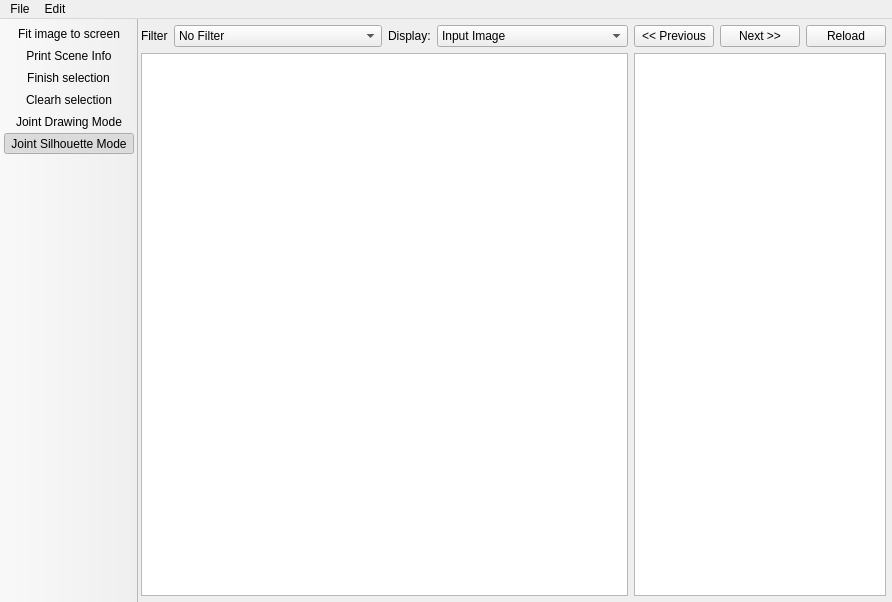
<?xml version="1.0" encoding="UTF-8"?>
<ui version="4.0">
 <class>MainWindow</class>
 <widget class="QMainWindow" name="MainWindow">
  <property name="geometry">
   <rect>
    <x>0</x>
    <y>0</y>
    <width>892</width>
    <height>602</height>
   </rect>
  </property>
  <property name="windowTitle">
   <string>Privacy Editor</string>
  </property>
  <property name="animated">
   <bool>false</bool>
  </property>
  <property name="unifiedTitleAndToolBarOnMac">
   <bool>false</bool>
  </property>
  <widget class="QWidget" name="centralWidget">
   <layout class="QHBoxLayout" name="horizontalLayout_5" stretch="4,1">
    <property name="spacing">
     <number>6</number>
    </property>
    <property name="leftMargin">
     <number>3</number>
    </property>
    <property name="topMargin">
     <number>6</number>
    </property>
    <property name="rightMargin">
     <number>6</number>
    </property>
    <property name="bottomMargin">
     <number>6</number>
    </property>
    <item>
     <layout class="QVBoxLayout" name="verticalLayout_2">
      <item>
       <layout class="QHBoxLayout" name="horizontalLayout_4">
        <item>
         <layout class="QHBoxLayout" name="horizontalLayout_3" stretch="0,1">
          <item>
           <widget class="QLabel" name="label_2">
            <property name="text">
             <string>Filter</string>
            </property>
           </widget>
          </item>
          <item>
           <widget class="QComboBox" name="comboFilter">
            <item>
             <property name="text">
              <string>No Filter</string>
             </property>
            </item>
            <item>
             <property name="text">
              <string>Invisibility</string>
             </property>
            </item>
            <item>
             <property name="text">
              <string>Blur</string>
             </property>
            </item>
            <item>
             <property name="text">
              <string>Pixelation</string>
             </property>
            </item>
            <item>
             <property name="text">
              <string>Emboss</string>
             </property>
            </item>
            <item>
             <property name="text">
              <string>Silhouette</string>
             </property>
            </item>
            <item>
             <property name="text">
              <string>Skeleton</string>
             </property>
            </item>
            <item>
             <property name="text">
              <string>Avatar</string>
             </property>
            </item>
           </widget>
          </item>
         </layout>
        </item>
        <item>
         <layout class="QHBoxLayout" name="horizontalLayout_2" stretch="0,1">
          <item>
           <widget class="QLabel" name="label">
            <property name="text">
             <string>Display:</string>
            </property>
           </widget>
          </item>
          <item>
           <widget class="QComboBox" name="comboBox">
            <property name="currentIndex">
             <number>0</number>
            </property>
            <item>
             <property name="text">
              <string>Input Image</string>
             </property>
            </item>
            <item>
             <property name="text">
              <string>Output Image</string>
             </property>
            </item>
           </widget>
          </item>
         </layout>
        </item>
       </layout>
      </item>
      <item>
       <widget class="QGraphicsView" name="graphicsView">
        <property name="mouseTracking">
         <bool>false</bool>
        </property>
        <property name="acceptDrops">
         <bool>false</bool>
        </property>
        <property name="alignment">
         <set>Qt::AlignLeading|Qt::AlignLeft|Qt::AlignTop</set>
        </property>
        <property name="viewportUpdateMode">
         <enum>QGraphicsView::MinimalViewportUpdate</enum>
        </property>
        <property name="rubberBandSelectionMode">
         <enum>Qt::IntersectsItemBoundingRect</enum>
        </property>
       </widget>
      </item>
     </layout>
    </item>
    <item>
     <layout class="QVBoxLayout" name="verticalLayout">
      <item>
       <layout class="QHBoxLayout" name="horizontalLayout">
        <item>
         <widget class="QPushButton" name="btnPrev">
          <property name="text">
           <string>&lt;&lt; Previous</string>
          </property>
          <property name="shortcut">
           <string>Ctrl+Left</string>
          </property>
         </widget>
        </item>
        <item>
         <widget class="QPushButton" name="btnNext">
          <property name="text">
           <string>Next &gt;&gt;</string>
          </property>
          <property name="shortcut">
           <string>Ctrl+Right</string>
          </property>
         </widget>
        </item>
        <item>
         <widget class="QPushButton" name="btnReload">
          <property name="text">
           <string>Reload</string>
          </property>
          <property name="shortcut">
           <string>Ctrl+R</string>
          </property>
         </widget>
        </item>
       </layout>
      </item>
      <item>
       <widget class="QListView" name="listView">
        <property name="viewMode">
         <enum>QListView::ListMode</enum>
        </property>
        <property name="uniformItemSizes">
         <bool>true</bool>
        </property>
        <property name="selectionRectVisible">
         <bool>false</bool>
        </property>
       </widget>
      </item>
     </layout>
    </item>
   </layout>
  </widget>
  <widget class="QMenuBar" name="menuBar">
   <property name="geometry">
    <rect>
     <x>0</x>
     <y>0</y>
     <width>892</width>
     <height>26</height>
    </rect>
   </property>
   <widget class="QMenu" name="menuOpen_image">
    <property name="title">
     <string>File</string>
    </property>
    <addaction name="actionOpen_folder"/>
    <addaction name="separator"/>
    <addaction name="actionQuit"/>
   </widget>
   <widget class="QMenu" name="menuEdit">
    <property name="title">
     <string>Edit</string>
    </property>
    <addaction name="actionFit_image_to_screen"/>
    <addaction name="actionFinish_selection"/>
   </widget>
   <addaction name="menuOpen_image"/>
   <addaction name="menuEdit"/>
  </widget>
  <widget class="QToolBar" name="mainToolBar">
   <property name="movable">
    <bool>false</bool>
   </property>
   <property name="iconSize">
    <size>
     <width>28</width>
     <height>28</height>
    </size>
   </property>
   <property name="floatable">
    <bool>false</bool>
   </property>
   <attribute name="toolBarArea">
    <enum>LeftToolBarArea</enum>
   </attribute>
   <attribute name="toolBarBreak">
    <bool>false</bool>
   </attribute>
   <addaction name="actionFit_image_to_screen"/>
   <addaction name="actionPrint_Scene_Info"/>
   <addaction name="actionFinish_selection"/>
   <addaction name="actionClearh_selection"/>
   <addaction name="actionJointDrawingMode"/>
   <addaction name="actionSilhouetteMode"/>
  </widget>
  <action name="actionOpen_folder">
   <property name="icon">
    <iconset resource="resources.qrc">
     <normaloff>:/icons/icons/document-open.svg</normaloff>:/icons/icons/document-open.svg</iconset>
   </property>
   <property name="text">
    <string>Open folder...</string>
   </property>
   <property name="shortcut">
    <string>Ctrl+O</string>
   </property>
  </action>
  <action name="actionQuit">
   <property name="icon">
    <iconset resource="resources.qrc">
     <normaloff>:/icons/icons/system-log-out.svg</normaloff>:/icons/icons/system-log-out.svg</iconset>
   </property>
   <property name="text">
    <string>Quit</string>
   </property>
   <property name="shortcut">
    <string>Ctrl+Q</string>
   </property>
  </action>
  <action name="actionFit_image_to_screen">
   <property name="icon">
    <iconset resource="resources.qrc">
     <normaloff>:/icons/icons/view-fullscreen.svg</normaloff>:/icons/icons/view-fullscreen.svg</iconset>
   </property>
   <property name="text">
    <string>Fit image to screen</string>
   </property>
  </action>
  <action name="actionPrint_Scene_Info">
   <property name="icon">
    <iconset resource="resources.qrc">
     <normaloff>:/icons/icons/emblem-important.svg</normaloff>:/icons/icons/emblem-important.svg</iconset>
   </property>
   <property name="text">
    <string>Print Scene Info</string>
   </property>
  </action>
  <action name="actionFinish_selection">
   <property name="icon">
    <iconset resource="resources.qrc">
     <normaloff>:/icons/icons/process-stop.svg</normaloff>:/icons/icons/process-stop.svg</iconset>
   </property>
   <property name="text">
    <string>Finish selection</string>
   </property>
   <property name="shortcut">
    <string>Ctrl+P</string>
   </property>
  </action>
  <action name="actionClearh_selection">
   <property name="icon">
    <iconset resource="resources.qrc">
     <normaloff>:/icons/icons/edit-clear.svg</normaloff>:/icons/icons/edit-clear.svg</iconset>
   </property>
   <property name="text">
    <string>Clearh selection</string>
   </property>
  </action>
  <action name="actionJointDrawingMode">
   <property name="checkable">
    <bool>true</bool>
   </property>
   <property name="icon">
    <iconset resource="resources.qrc">
     <normaloff>:/icons/icons/skeleton icon.svg</normaloff>:/icons/icons/skeleton icon.svg</iconset>
   </property>
   <property name="text">
    <string>Joint Drawing Mode</string>
   </property>
  </action>
  <action name="actionSilhouetteMode">
   <property name="checkable">
    <bool>true</bool>
   </property>
   <property name="checked">
    <bool>true</bool>
   </property>
   <property name="icon">
    <iconset resource="resources.qrc">
     <normaloff>:/icons/icons/silhouette.svg</normaloff>:/icons/icons/silhouette.svg</iconset>
   </property>
   <property name="text">
    <string>Joint Silhouette Mode</string>
   </property>
  </action>
 </widget>
 <layoutdefault spacing="6" margin="11"/>
 <resources>
  <include location="resources.qrc"/>
 </resources>
 <connections/>
</ui>
